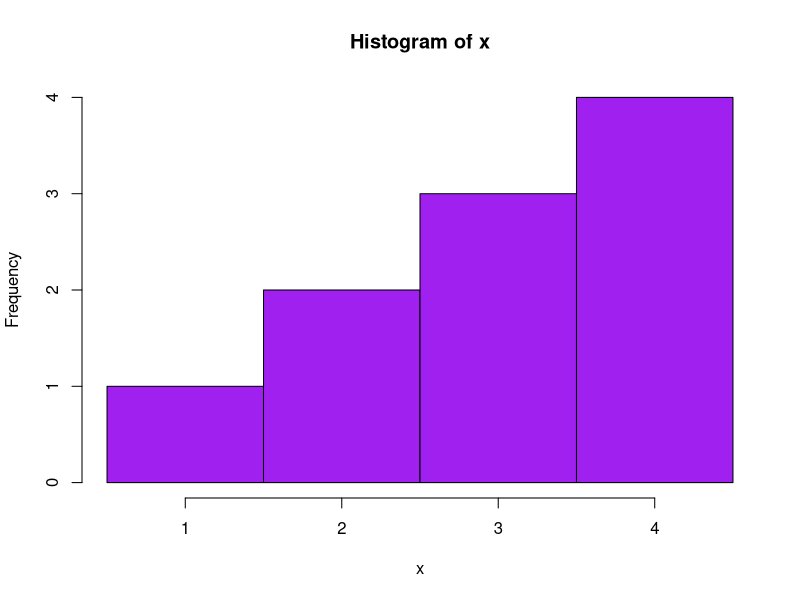
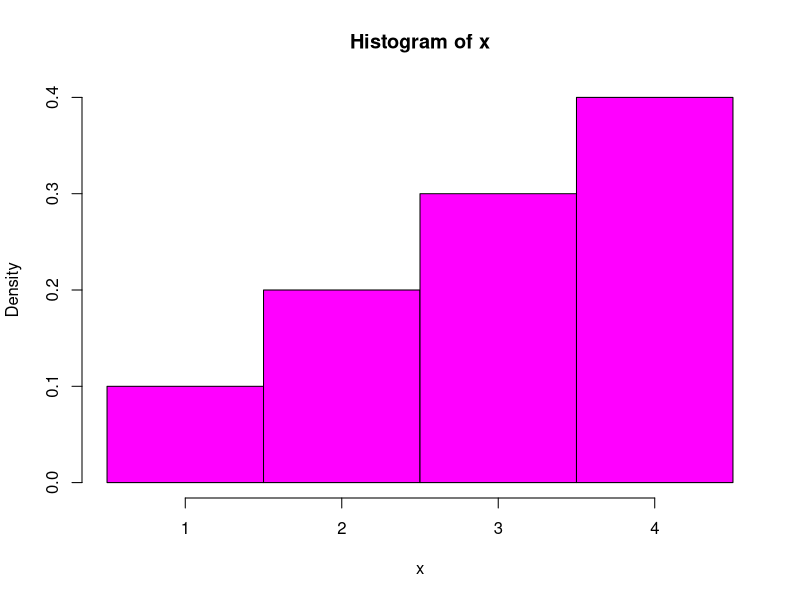
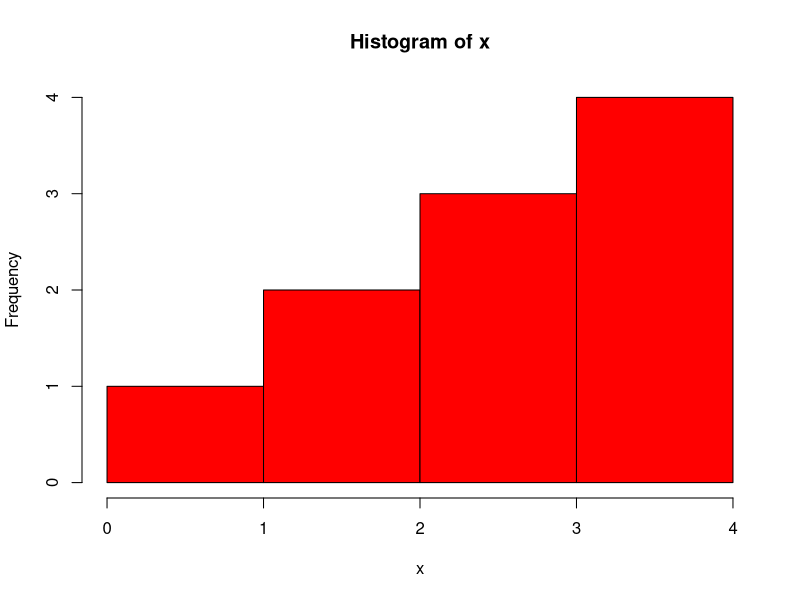
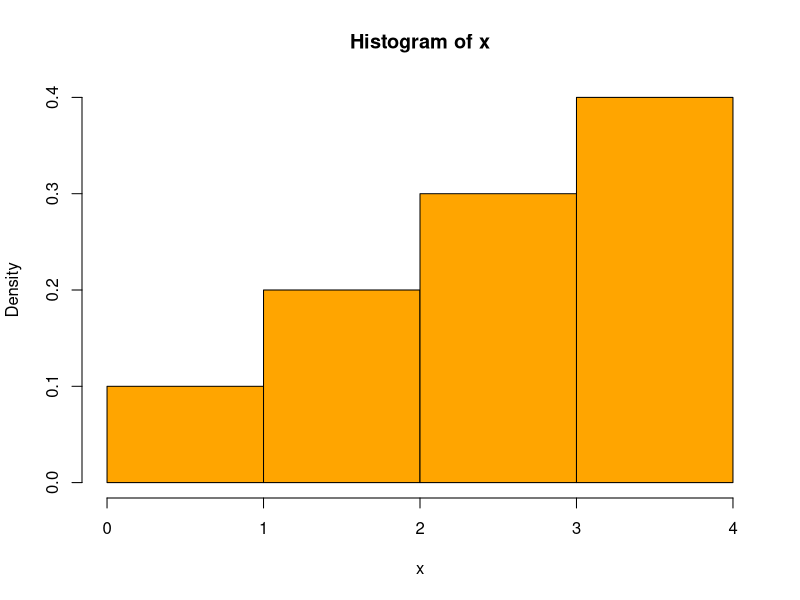
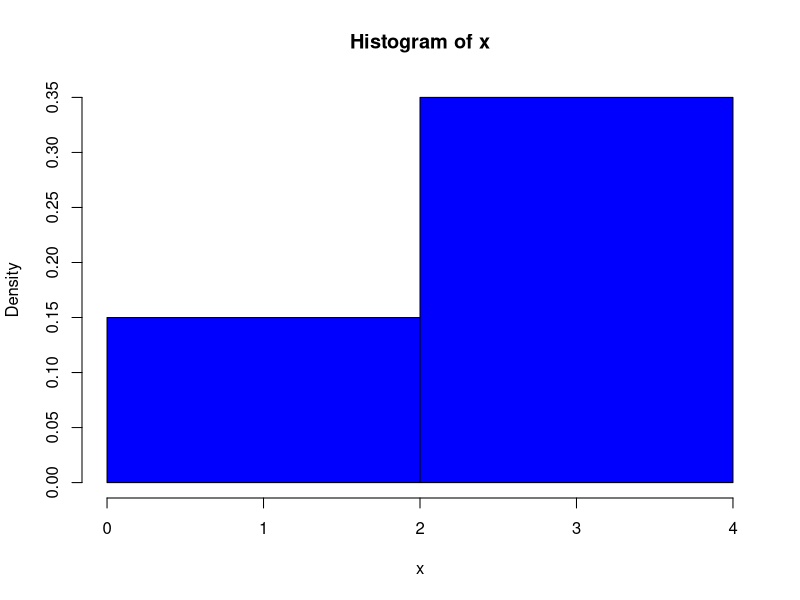
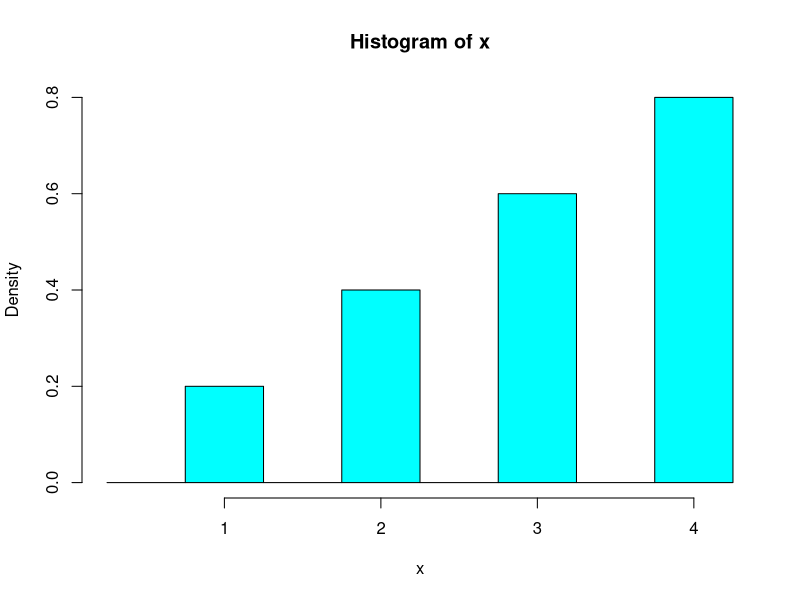
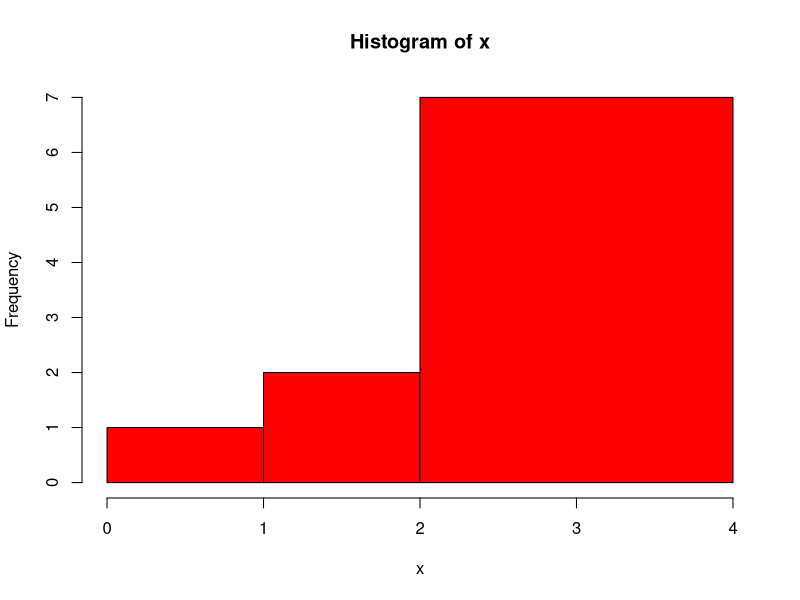
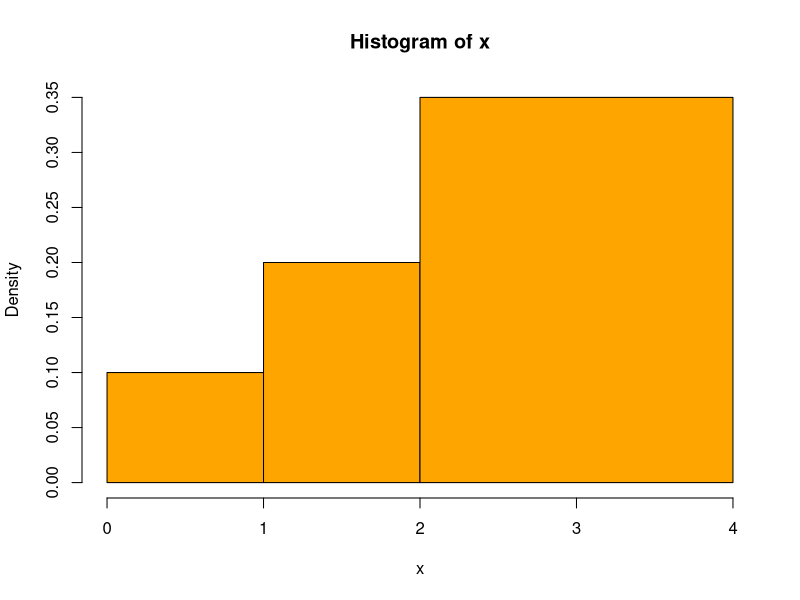

Generate these figures, in order, with R:
#---------------------------------
# Example 1: Averages of Bernoulli variables
# The number of heads in n flips of a fair coin is modeled by binomial(n,.5)
# We use the cdf function pbinom(x, n, .5) to compute probabilities for various n

# Probability of 4 to 6 heads in 10 flips
# Note:  since pbinom(x,10,.5) is P(X <= x) we use pbinom(3,10.5) so X=4 is included
# in the probability
pbinom(6,10,.5) - pbinom(3,10,.5)
# 0.65625

# We look at the probability of between 40 and 60% heads for n = 50, 100, 500, 1000
pbinom(30,50,.5) - pbinom(19,50,.5)
# 0.8810795
pbinom(60,100,.5) - pbinom(39,100,.5)
# 0.9647998
pbinom(300,500,.5) - pbinom(199,500,.5)
# 0.9999941
pbinom(600,1000,.5) - pbinom(399,1000,.5)
# 1

# Next we look at the probability of between 49 and 51 percent heads 
# (again we include the endpoints in the probability)

# We look at the probability of between 40 and 60% heads for n = 50, 100, 500, 1000
pbinom(5,10,.5) - pbinom(4,10,.5)
# 0.2460937
pbinom(51,100,.5) - pbinom(48,100,.5)
# 0.2356466
pbinom(510,1000,.5) - pbinom(489,1000,.5)
# 0.49334
pbinom(5100,10000,.5) - pbinom(4899,10000,.5)
# 0.9555742

#---------------------------------
# Histogram examples
x = c(1,2,2,3,3,3,4,4,4,4)
brks = c(.5, 1.5, 2.5, 3.5, 4.5)
hist(x,breaks=brks, col="purple", freq=TRUE)
hist(x,breaks=brks, col="magenta", freq=FALSE)

brks = c(0,1,2,3,4)
hist(x,breaks=brks, col="red", freq=TRUE)
hist(x,breaks=brks, col="orange", freq=FALSE)

brks = c(0,2,4)
hist(x,breaks=brks, col="blue", freq=FALSE)

brks = c(.25,.75,1.25,1.75,2.25,2.75,3.25,3.75,4.25)
hist(x,breaks=brks, col="cyan", freq=FALSE)

#unequal size bins
brks = c(0,1,2,4)
hist(x,breaks=brks, col="red", freq=TRUE) #GENERATES WARNING
hist(x,breaks=brks, col="orange", freq=FALSE)
